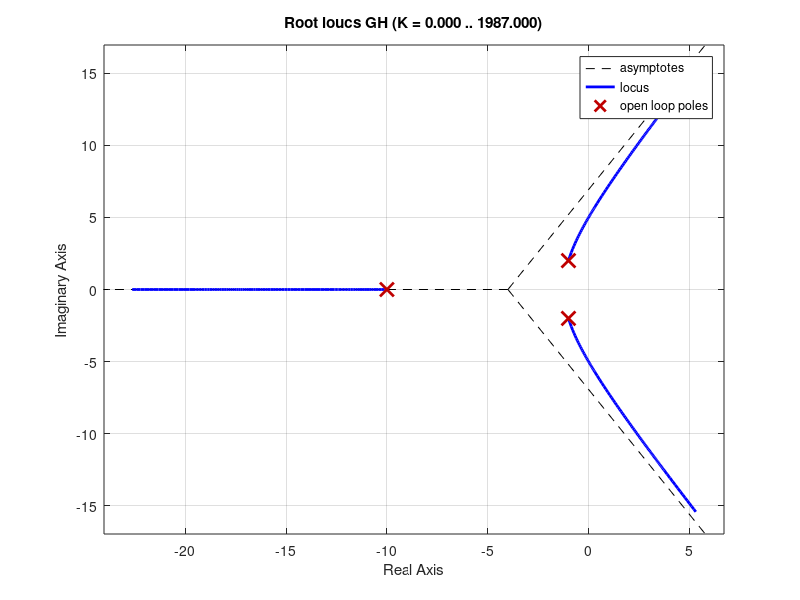

Reproduce this figure in MATLAB. (Note: this script raises an error after producing the figure.)
% Pitch Attitude Autopilot
%

G = tf([3], [1 2 5]);
H = tf([1], [1 10]);
GH = G*H;

pause

pzmap(GH)

pause

rlocus(GH)

[Kcr, r] = rlocfind(GH)

Tcr = 2*pi/imag(r(2));

% P control

pause

Kp=0.5*Kcr;

Gc_p=tf([Kp]);

Gcl_p = feedback(series(Gc_p, GH), tf([1],[1]))

% step(Gcl_p)

% PI control

pause

Kp=0.45*Kcr;
Ti=Tcr/1.2;

Gc_pi=tf([Kp*Ti Kp], [Ti 0])

Gcl_pi = feedback(series(Gc_pi, GH), tf([1],[1]))

% step(Gcl_pi)

% PID control

pause

Kp=0.6*Kcr;

Ti=0.5*Tcr;

Td=0.125*Tcr;

Gc_pid= tf([Kp*Td*Ti Kp*Ti Kp], [Ti 0])

Gcl_pid = feedback(series(Gc_pid, GH), tf([1],[1]))

step(Gcl_p, Gcl_pi, Gcl_pid)

GcGH = series(Gc_pid/Kp, GH);

pause

pzmap(GcGH)

pause

rlocus(GcGH)





